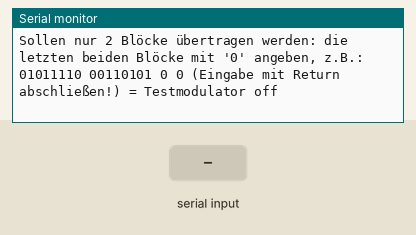
This sketch was run on a simulated Arduino Uno, built with avr-gcc and run on an emulated ATmega328P. On the bench: the last lines printed to the serial monitor. The inputs (shaded band) are chosen by the test bench.

Above: at 1.6 s.
1.7 s: "0\n" received over Serial
At 2.5 s:
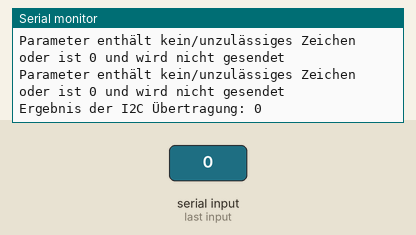
3.2 s: "90,45\n" received over Serial
At 3.3 s:
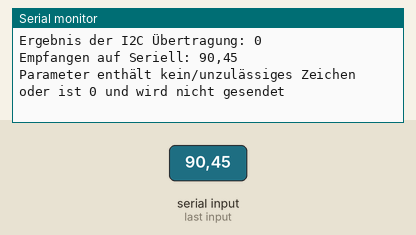

The sketch:

I2C_TVmodulator_tool.ino
```cpp
#include <Wire.h>
//Copyright (C) 2025,  Jochen Herrig
//
//    This program is free software: you can redistribute it and/or modify
//    it under the terms of the GNU General Public License as published by
//    the Free Software Foundation, either version 3 of the License, or
//    (at your option) any later version.
//
//    This program is distributed in the hope that it will be useful,
//    but WITHOUT ANY WARRANTY; without even the implied warranty of
//    MERCHANTABILITY or FITNESS FOR A PARTICULAR PURPOSE.  See the
//    GNU General Public License for more details.
//
//    You should have received a copy of the GNU General Public License
//    along with this program.  If not, see <https://www.gnu.org/licenses/>.

#define I2C_ADDRESS 0x65 // Adresse der I2C-Komponente(TV-Modulator mit Chip MC44353)

void setup() {
  Serial.begin(9600);
  Serial.println(" ");
  Serial.println("I2C-Sende-Tool für MC44353 TV-Modulator an Adresse 0x65");
  Serial.println("Eingabesyntax: 4 Blöcke von je 8 Nullen und Einsen!");
  Serial.println("z.B. schalten folgende 4 Byte den Modulator auf Kanal 23 mit Testgenerator ein:");
  Serial.println("10001000 01001000 01011110 01110111 (C1/C0/FM/FL entspricht Decimal 136,72,94,119)");
  Serial.println("Sollen nur 2 Blöcke übertragen werden: die letzten beiden Blöcke mit '0' angeben, z.B.:");
  Serial.println("01011110 00110101 0 0 (Eingabe mit Return abschließen!) = Testmodulator off");
  Wire.begin();
}

char rx_byte = 0;
char bufStr[44];
int adr;
int i;


void evaluate() {
       char x1[10];
       char x2[10];
       char x3[10];
       char x4[10];
       byte xb[4];

      Serial.print("Empfangen auf Seriell: ");
      Serial.println(bufStr);
      sscanf(bufStr, "%s %s %s %s", &x1, &x2, &x3, &x4 );
     // sscanf rx_str = "";                // clear the string for reuse
//      Serial.println("Nach dem parsen:");
//      Serial.println(x1);
//      Serial.println(x2);
//      Serial.println(x3);
//      Serial.println(x4);
      xb[0] = getByteFromString(x1);
      xb[1] = getByteFromString(x2);
      xb[2] = getByteFromString(x3);
      xb[3] = getByteFromString(x4);
//      Serial.println(xb[0],BIN);
//      Serial.println(xb[1],BIN);
//      Serial.println(xb[2],BIN);
//      Serial.println(xb[3],BIN);
      memset(bufStr, 0, sizeof(bufStr));
      //memset(rx_byte, 0, sizeof(rx_byte));

      sendData(xb);
      memset(xb, 0, sizeof(xb));
      i=0;
}

byte getByteFromString(char* str){

    // Serial.println("start byte create:");
    // Don't accept strings less than 8 long
    //if(strlen(str) < 8) return;
    byte retval = 0;
    for (int j=0; j<8; j++){
      if(!(str[j]=='0'||str[j] == '1')) {
        Serial.println("Parameter enthält kein/unzulässiges Zeichen oder ist 0 und wird nicht gesendet");
        return 0;
      }
       retval = retval << 1;
       if(str[j] == '1'){
          retval |= 1;
       }
    }
    return retval;
}


void sendData(byte* b2send) {
  // Beginne die I2C Übertragung
  Wire.beginTransmission(I2C_ADDRESS);
  for(int k=0; k<4; k++) {
    if(b2send[k] > 0) {
      Wire.write(b2send[k]);
      Serial.print("Gesendetes Byte: ");
      Serial.println(b2send[k]);
    }

  }

  // Beende die Übertragung
  int retVal = Wire.endTransmission(true);
  Serial.print("Ergebnis der I2C Übertragung: ");
  Serial.println(retVal);
}

void loop() {
    if (Serial.available() > 0) {
      rx_byte = Serial.read();

      if (rx_byte != '\n') {
      // a character of the string was received
      bufStr[i++]=rx_byte;
      } else {
      evaluate();
    }
  }
}
```

Measured:
- after the input at 1.7 s, the serial monitor: prints a new line at once (image 1)
- after the input at 3.2 s, the serial monitor: prints a new line at once (image 2)
